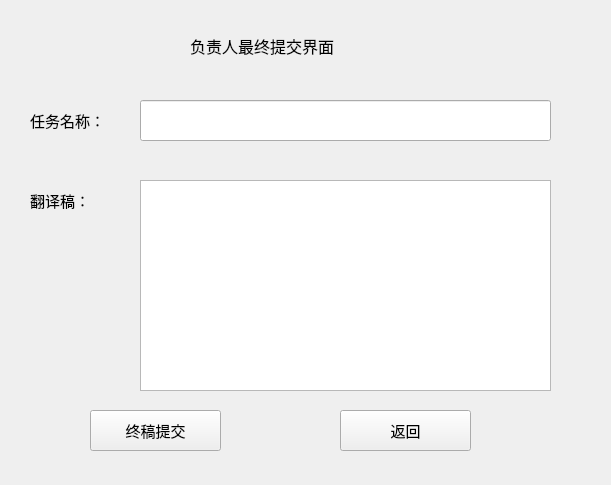
<?xml version="1.0" encoding="UTF-8"?>
<ui version="4.0">
 <class>ManagerSubmitw</class>
 <widget class="QWidget" name="ManagerSubmitw">
  <property name="geometry">
   <rect>
    <x>0</x>
    <y>0</y>
    <width>611</width>
    <height>485</height>
   </rect>
  </property>
  <property name="windowTitle">
   <string>Form</string>
  </property>
  <widget class="QTextEdit" name="tFinalTranslation">
   <property name="geometry">
    <rect>
     <x>140</x>
     <y>180</y>
     <width>411</width>
     <height>211</height>
    </rect>
   </property>
  </widget>
  <widget class="QLabel" name="label">
   <property name="geometry">
    <rect>
     <x>190</x>
     <y>20</y>
     <width>191</width>
     <height>51</height>
    </rect>
   </property>
   <property name="font">
    <font>
     <pointsize>12</pointsize>
    </font>
   </property>
   <property name="text">
    <string>负责人最终提交界面</string>
   </property>
  </widget>
  <widget class="QLineEdit" name="lBookIntro">
   <property name="geometry">
    <rect>
     <x>140</x>
     <y>100</y>
     <width>411</width>
     <height>41</height>
    </rect>
   </property>
  </widget>
  <widget class="QLabel" name="label_2">
   <property name="geometry">
    <rect>
     <x>30</x>
     <y>110</y>
     <width>91</width>
     <height>21</height>
    </rect>
   </property>
   <property name="font">
    <font>
     <pointsize>11</pointsize>
    </font>
   </property>
   <property name="text">
    <string>任务名称：</string>
   </property>
  </widget>
  <widget class="QLabel" name="label_3">
   <property name="geometry">
    <rect>
     <x>30</x>
     <y>190</y>
     <width>81</width>
     <height>21</height>
    </rect>
   </property>
   <property name="font">
    <font>
     <pointsize>11</pointsize>
    </font>
   </property>
   <property name="text">
    <string>翻译稿：</string>
   </property>
  </widget>
  <widget class="QPushButton" name="bFinalSubmit">
   <property name="geometry">
    <rect>
     <x>90</x>
     <y>410</y>
     <width>131</width>
     <height>41</height>
    </rect>
   </property>
   <property name="font">
    <font>
     <pointsize>11</pointsize>
    </font>
   </property>
   <property name="text">
    <string>终稿提交</string>
   </property>
  </widget>
  <widget class="QPushButton" name="bReturn">
   <property name="geometry">
    <rect>
     <x>340</x>
     <y>410</y>
     <width>131</width>
     <height>41</height>
    </rect>
   </property>
   <property name="font">
    <font>
     <pointsize>11</pointsize>
    </font>
   </property>
   <property name="text">
    <string>返回</string>
   </property>
  </widget>
 </widget>
 <resources/>
 <connections/>
</ui>
